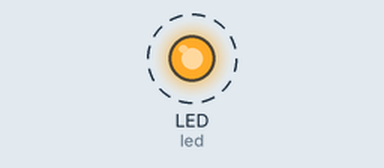
This program was run on a simulated CircuitPython board. Shown: output pins drawn as LEDs (lit = HIGH). Dashed ring = blinking. What the program prints to the serial console is not drawn.

Above: at 0.2 s.
Timing chart, 0 to 3.0 s (numbered marks = the images above):
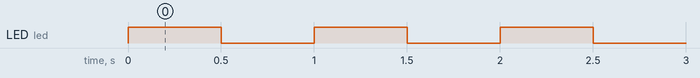

Measured:
- by itself, LED (led): alternates HIGH for 0.50 s and LOW for 0.50 s

The program:

blink.py
```python
import time
import board
import digitalio

led = digitalio.DigitalInOut(board.LED)
led.direction = digitalio.Direction.OUTPUT

while True:
  print("On!")
  led.value = True
  time.sleep(0.5)

  print("Off!")
  led.value = False
  time.sleep(0.5)
```
